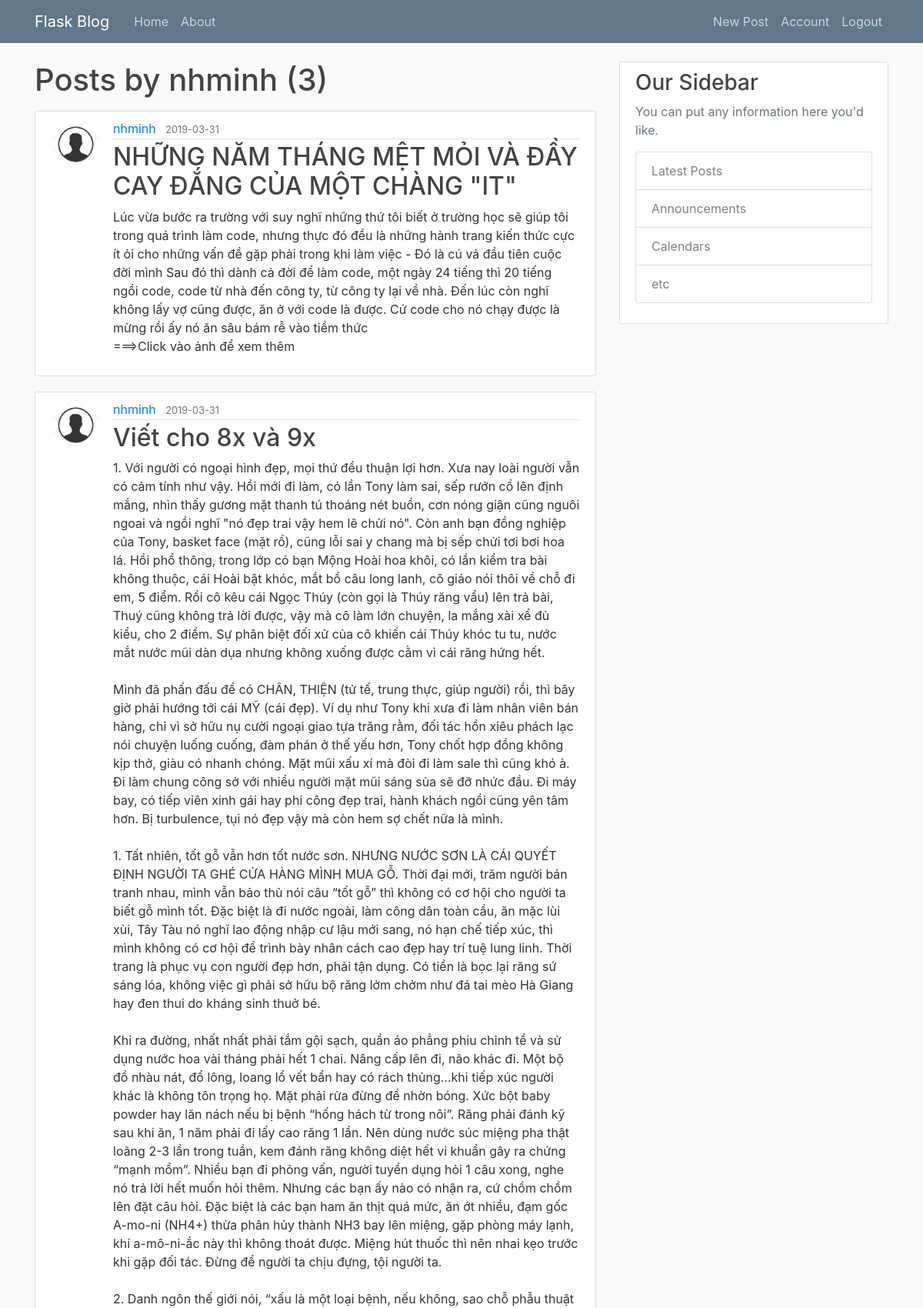
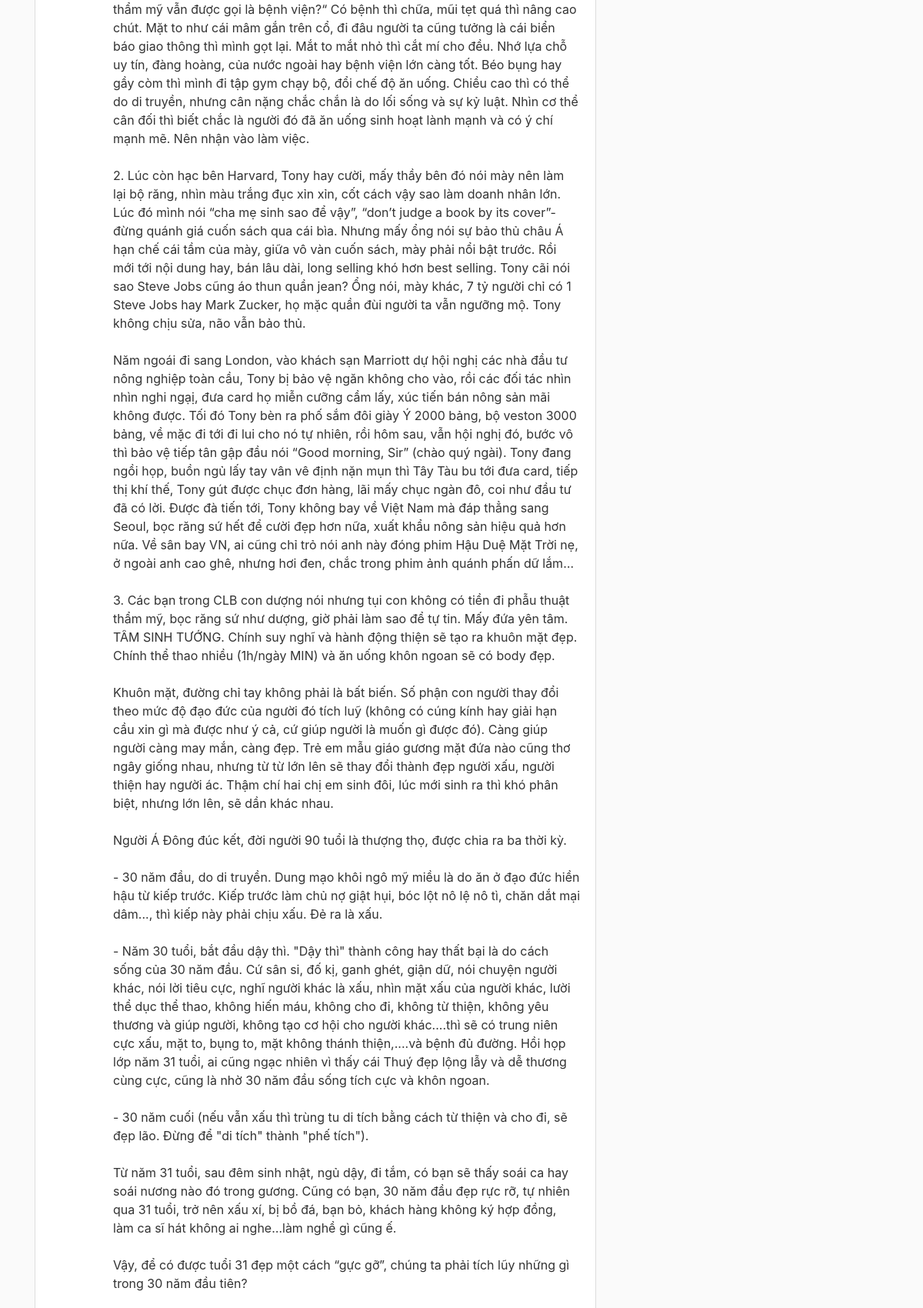
Screenshot of /user/nhminh (signed in, upper part) with the database file from the repository (2 pictures, top to bottom).
### flaskblog/models.py (models this page shows, shortened)
class User(db.Model, UserMixin):
    id = db.Column(db.Integer, primary_key=True)
    username = db.Column(db.String(20), unique=True, nullable=False)
    email = db.Column(db.String(120), unique=True, nullable=False)
    image_file = db.Column(db.String(20), nullable=False, default='default.jpg')
    password = db.Column(db.String(60), nullable=False)
    posts = db.relationship('Post', backref='author',lazy=True)

class Post(db.Model):
    id = db.Column(db.Integer, primary_key=True)
    title = db.Column(db.String(100), nullable=False)
    date_posted = db.Column(db.DateTime, nullable=False, default=datetime.utcnow)
    content = db.Column(db.Text, nullable=False)
    user_id = db.Column(db.Integer, db.ForeignKey('user.id'), nullable=False)

### flaskblog/routes.py (the view)
@app.route("/user/<string:username>")
def user_posts(username):
    page = request.args.get('page', 1, type = int)
    user = User.query.filter_by(username=username).first_or_404()
    posts = Post.query.filter_by(author=user).order_by(Post.date_posted.desc()).paginate(per_page=5, page = page)
    return render_template('user_posts.html', posts = posts, user=user)

### flaskblog/models.py (called while the page is built)
@login_manager.user_loader
def load_user(user_id):
    return User.query.get(int(user_id))

### flaskblog/templates/user_posts.html (shortened to what this page needs)
{% extends "layout.html" %}
{% block content %}
    <h1 class="mb-3">Posts by {{ user.username }} ({{ posts.total }})</h1>
	{% for post in posts.items %}
		<article class="media content-section">
			<img class="rounded-circle article-img" src="{{ url_for('static', filename='profile_pics/' + post.author.image_file) }}">
			<div class="media-body">
				<div class="article-metadata">
					<a class="mr-2" href="{{ url_for('user_posts', username=post.author.username) }}">{{ post.author.username }}</a>
					<small class="text-muted">{{ post.date_posted.strftime('%Y-%m-%d') }}</small>
				</div>
				<h2><a class="article-title" href="{{ url_for('post', post_id=post.id) }}">{{ post.title }}</a></h2>
				<p class="article-content">{{ post.content }}</p>
			</div>
		</article>
	{% endfor %}
{% endblock content %}

### flaskblog/static/main.css (style rules this page uses)
body { background: #fafafa; color: #333333; margin-top: 5rem; }
h1, h2, h3, h4, h5, h6 { color: #444444; }
.content-section { background: #ffffff; padding: 10px 20px; border: 1px solid #dddddd; border-radius: 3px; margin-bottom: 20px; }
.article-title { color: #444444; }
.article-content { white-space: pre-line; }
.article-img { height: 65px; width: 65px; margin-right: 16px; }
.article-metadata { padding-bottom: 1px; margin-bottom: 4px; border-bottom: 1px solid #e3e3e3 }

### rows the page displays
User: username "nhminh"
Post: image_file (placeholder picture), author.username "nhminh", date_posted "2019-03-31", title "NHỮNG NĂM THÁNG MỆT MỎI VÀ ĐẦY CAY ĐẮNG CỦA MỘT CHÀNG \"IT\"", content "Lúc vừa bước ra trường với suy nghĩ những thứ tôi biết ở trường học sẽ giúp tôi trong quá trình làm code, nhưng thực đó đều là những hành trang kiến thức cực ít ỏi cho những vấn đề gặp phải trong khi làm việc - Đó là cú vả đầu tiên cuộc đời mình Sau đó thì dành cả đời để làm code, một ngày 24 tiếng thì 20 tiếng ngồi code, code từ nhà đến công ty, từ công ty lại về nhà. Đến lúc còn nghĩ không lấy vợ cũng được, ăn ở với code là được. Cứ code cho nó chạy được là mừng rồi ấy nó ăn sâu bám rễ vào tiềm thức ===>Click vào ảnh để xem thêm"
Post: image_file (placeholder picture), author.username "nhminh", date_posted "2019-03-31", title "Viết cho 8x và 9x"

### other values shown
{{ posts.total }} "3"
